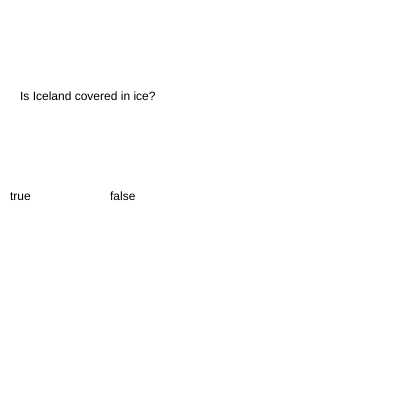
Frame 1 (no input)
Frame 60 (no input): identical to frame 1, image omitted
Frame 120 (the mouse pressed at the canvas centre since frame 60): identical to frame 1, image omitted

The p5.js sketch that drew this single still picture (run headless with seeded random() and noise() and a simulated clock; from frame 60 on, the mouse is pressed at the canvas centre):

// p5.js sketch
// ── sketch.js

var questions = ["Is Iceland covered in ice?","What ocean lies to the east of US"];
var options = [["true","false"],["pacific","eastern","indian","atlantic"]];
var currentQuestion = 0;
var answers = ["false","atlantic"];



function setup() {
  // put setup code here
  createCanvas(400,400);
  console.log(options[1].length);
}

function draw() {
  // put drawing code here
  background(255);

  text(questions[currentQuestion],20,100);

  for(var i = 0; i<options[currentQuestion].length; i++){
    console.log(options[currentQuestion][i]);
    text(options[currentQuestion][i], 10 + (100*i),200);
    var currentDist = dist();


  }




}
